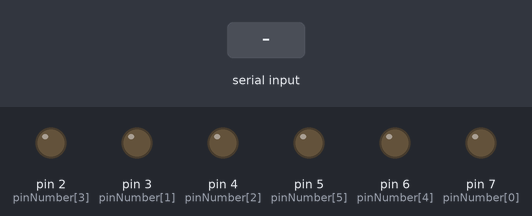
This sketch was run on a simulated Arduino Uno, built with avr-gcc and run on an emulated ATmega328P. Parts: output pins drawn as LEDs (lit = HIGH). The test bench sets the inputs (shaded band).

Above: at 1.2 s.
1.3 s: "0" received over Serial
At 2.0 s:
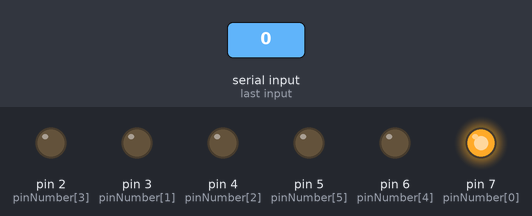
3.8 s: "1" received over Serial
At 5.1 s:
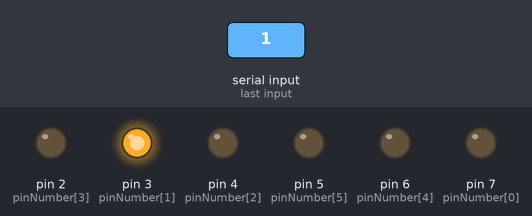
Timing chart, 0 to 7.3 s (numbered marks = the images above; inputs shaded):
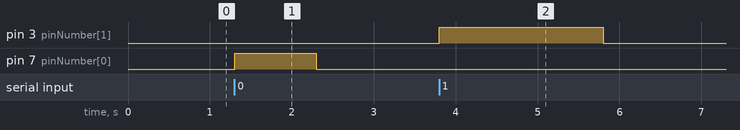

Measured:
- after the input at 1.3 s, pin 7 (pinNumber[0]): LOW → HIGH at once, → LOW 1.0 s later
- after the input at 3.8 s, pin 3 (pinNumber[1]): LOW → HIGH at once, → LOW 2.0 s later

The sketch:

sketch_nov13b.ino
```cpp
const int arraySize = 6;
int pinNumber [] = {7, 3, 4, 2, 6, 5};
int blinkTime [] = {1000, 2000, 600, 3000, 600, 1000};

void setup() {
  // put your setup code here, to run once:
  Serial.begin(9600);
  for (int i = 0; i < arraySize; i++) {
    pinMode(pinNumber[i], OUTPUT);
  }
}

void loop() {
  // put your main code here, to run repeatedly:
  if (Serial.available() > 0) {
    int data = Serial.read();
    switch (data) {
      case 48: {
          digitalWrite(pinNumber[0], HIGH);
          delay(blinkTime[0]);
          digitalWrite(pinNumber[0], LOW);
          break;
        }
      case 49: {
          digitalWrite(pinNumber[1], HIGH);
          delay(blinkTime[1]);
          digitalWrite(pinNumber[1], LOW);
          break;
        }
    }
  }
}
```
